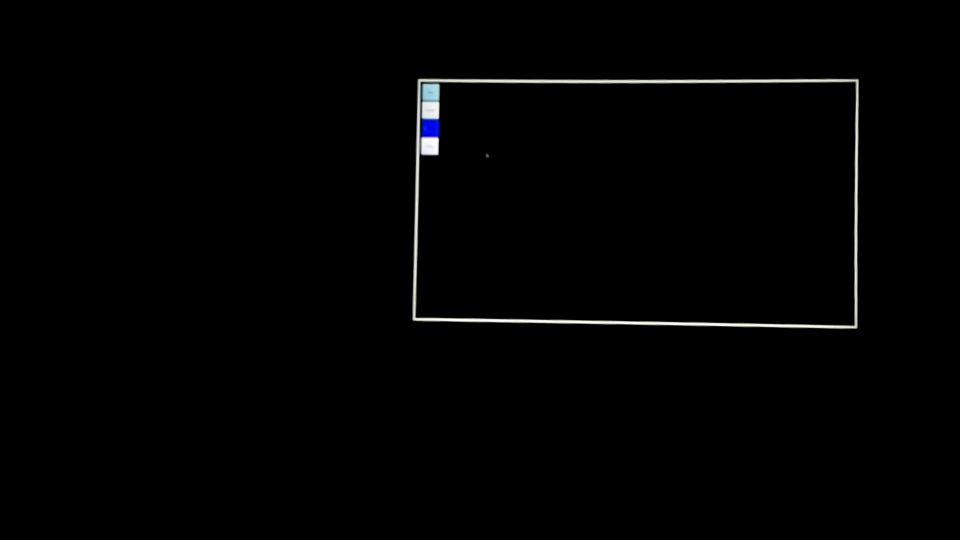
#> input picture frame 41 of whiteboardView/lights.mp4, 1920 x 1080 px, given in place of projtest5.h264, which was not available (shown at 1/2 size)
$ python findLED.py
#> lines starting #> are read from the running program, lines starting #| are printed output that depends on the picture; after the words box and inside, x2 and y2 are one past the last pixel; in counts of white or black regions, pixels touching at a corner belong together; pictures that were not available may be replaced by others from this repository, and a replacement may not be noted
#> further down, img is the input picture: shape (1080, 1920, 3); mean B, G, R 2.4, 2.3, 2.3
import cv2
import numpy as np
from matplotlib import pyplot as plt


def templateMatch(img, template, method):
	res = cv2.matchTemplate(img, template, method)
	min_val ,max_val, min_loc, max_loc = cv2.minMaxLoc(res)
	top_left = max_loc
	bottom_right = (top_left[0] + w, top_left[1] + h)
	cv2.rectangle(img, top_left, bottom_right,255,2)
	return img

def detectCircle(img):
	circles = cv2.HoughCircles(img,cv2.HOUGH_GRADIENT, 10, 200, param1=80, param2=50, minRadius=5, maxRadius=30)
	if circles is not None:
		circles = np.round(circles[0,:]).astype("int")
	else:
		return []
	return circles
	for circle in circles:
		return circle

def addEdges(img):
	edges = cv2.Canny(img,50,25)
	return edges
	img = cv2.addWeighted(img, .7, edges, .3,0)
	return img

def brighten(img, value):
	hsv=cv2.cvtColor(img,cv2.COLOR_BGR2HSV)
	hsv[:,:,2]+=value
	img=cv2.cvtColor(hsv,cv2.COLOR_HSV2BGR)
	return img

def darken(img, value):
	hsv=cv2.cvtColor(img,cv2.COLOR_BGR2HSV)
	hsv[:,:,2]-=value
	img=cv2.cvtColor(hsv,cv2.COLOR_HSV2BGR)
	return img

def threshold(img):
	#eh, img = cv2.threshold(img,127,255,cv2.THRESH_BINARY)
	img = cv2.adaptiveThreshold(img,255,cv2.ADAPTIVE_THRESH_GAUSSIAN_C,cv2.THRESH_BINARY,11,2)
	return img

def colorSelect(img):
	hsv = cv2.cvtColor(img, cv2.COLOR_BGR2HSV)
#> hsv: shape (1080, 1920, 3); mean H, S, V 1.1, 1.7, 2.5
	lower_white = np.array([0,0,150])
	upper_white = np.array([20,20,255])
	mask = cv2.inRange(hsv, lower_white, upper_white)
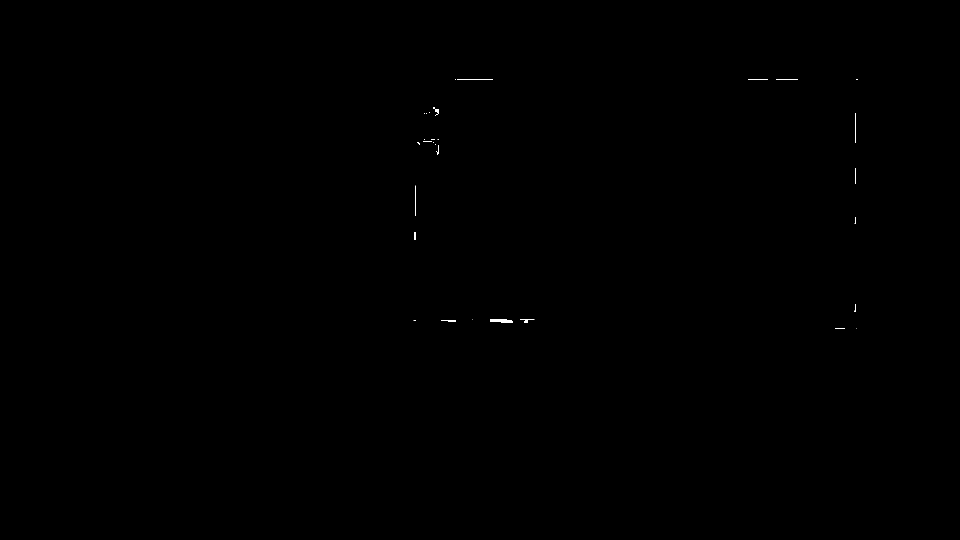
#> mask: shape (1080, 1920) (shown at 1/2 size); 0.05% white; 31 white regions (15 under 20 px), largest, box (x1, y1, x2, y2) and area: (980, 638, 1026, 645) 260, (866, 214, 878, 232) 88, (882, 640, 912, 643) 76
	return cv2.bitwise_and(img,img, mask= mask)

# [13 lines of commented-out code are left out]
cap = cv2.VideoCapture('/home/mitch/opencv_workspace/findLED/projtest5.h264')

ret, img = cap.read()
cv2.waitKey(50)
while ret:
	#shows imaged with matching template
	img2 = colorSelect(img)
	circles = detectCircle(cv2.cvtColor(img2, cv2.COLOR_BGR2GRAY))
#> in detectCircle, `circles = cv2.HoughCircles(img,cv2.HOUGH_GRADIENT, 10, 200, param1=80,..`: circles = [[855, 295, 23], [1565, 135, 24], [895, 655, 17], [975, 135, 24]]
	for x,y,r in circles:
		img = cv2.circle(img, (x,y),r,(0,250,0),2)
#> this loop made 4 passes
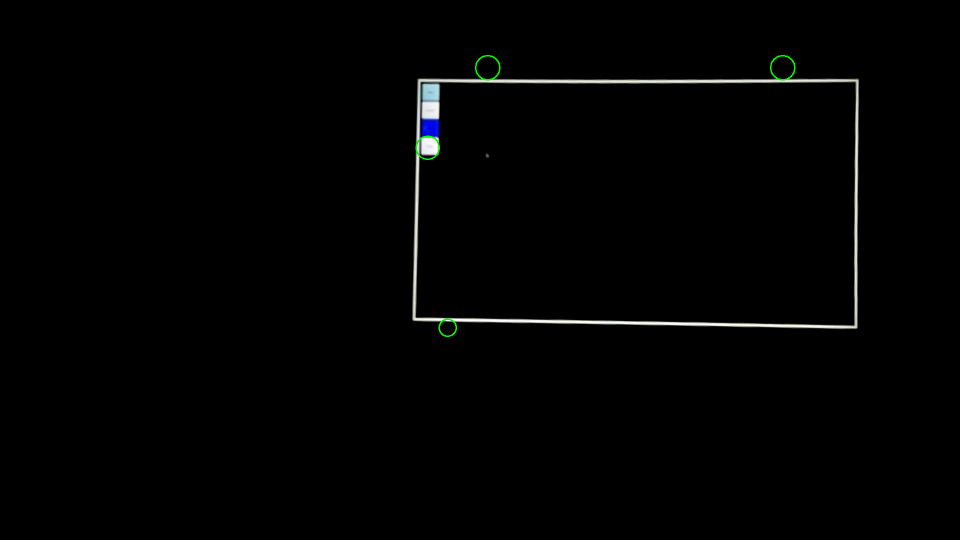
#> img: shape (1080, 1920, 3) (shown at 1/2 size); mean B, G, R 2.3, 2.5, 2.2


	cv2.imshow('video',img)
	cv2.waitKey(10)
	ret, img = cap.read()


#cap.release()
cv2.destroyAllWindows()

$ run again, starting later in the video
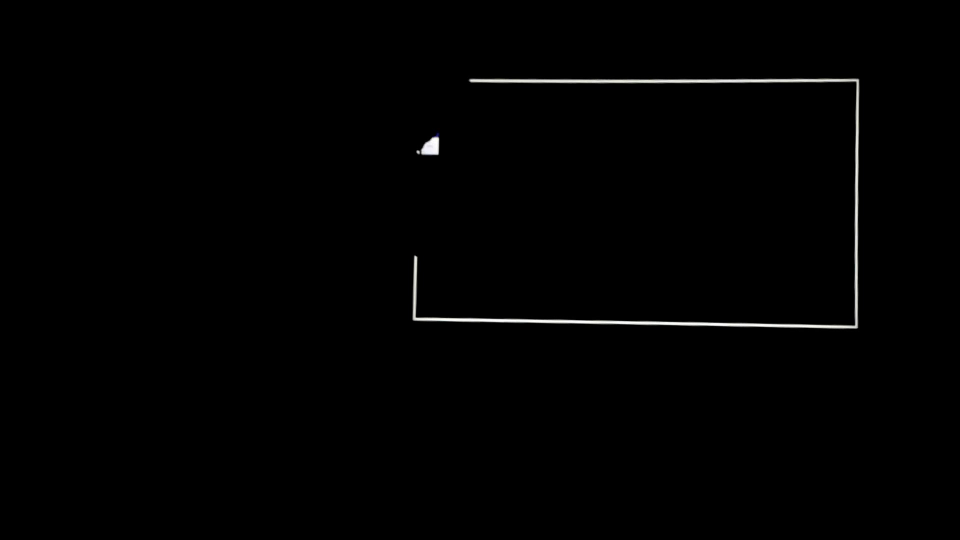
#> input picture frame 186 of whiteboardView/lights.mp4, 1920 x 1080 px, given in place of projtest5.h264, which was not available (shown at 1/2 size)
#> img is the input picture: shape (1080, 1920, 3); mean B, G, R 1.7, 1.7, 1.7
#> hsv: shape (1080, 1920, 3); mean H, S, V 0.6, 0.9, 1.7
#> in colorSelect, `mask = cv2.inRange(hsv, lower_white, upper_white)`:
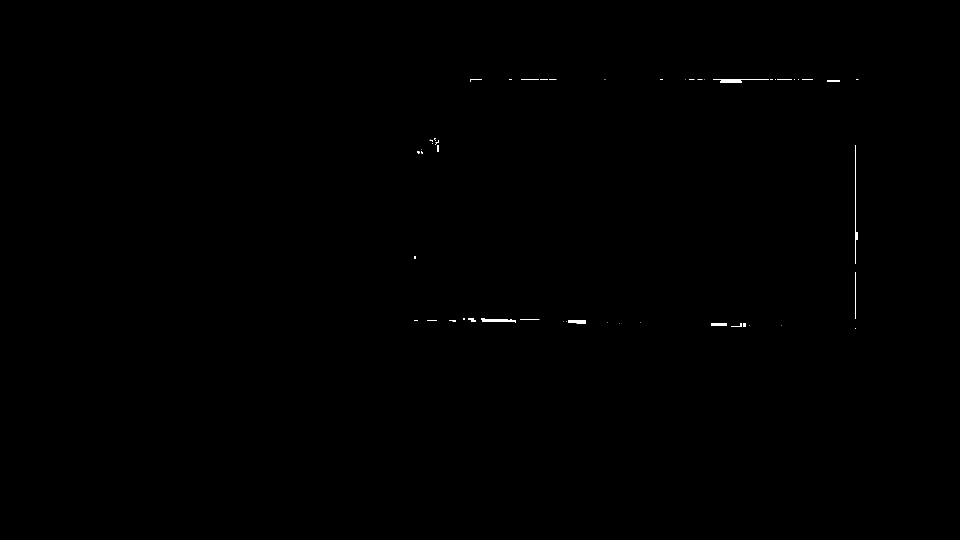
#> mask: shape (1080, 1920) (shown at 1/2 size); 0.12% white; 52 white regions (32 under 20 px), largest, box (x1, y1, x2, y2) and area: (1710, 290, 1716, 528) 398, (962, 637, 1032, 645) 389, (1426, 159, 1538, 165) 324
#> in detectCircle, `circles = cv2.HoughCircles(img,cv2.HOUGH_GRADIENT, 10, 200, param1=80,..`: circles = [[855, 295, 22], [1465, 145, 24], [1735, 435, 24], [1065, 615, 24], [1475, 645, 12], [1665, 145, 17]]
#> the loop `for x,y,r in circles:` made 6 passes
#> after the loop `for x,y,r in circles:`:
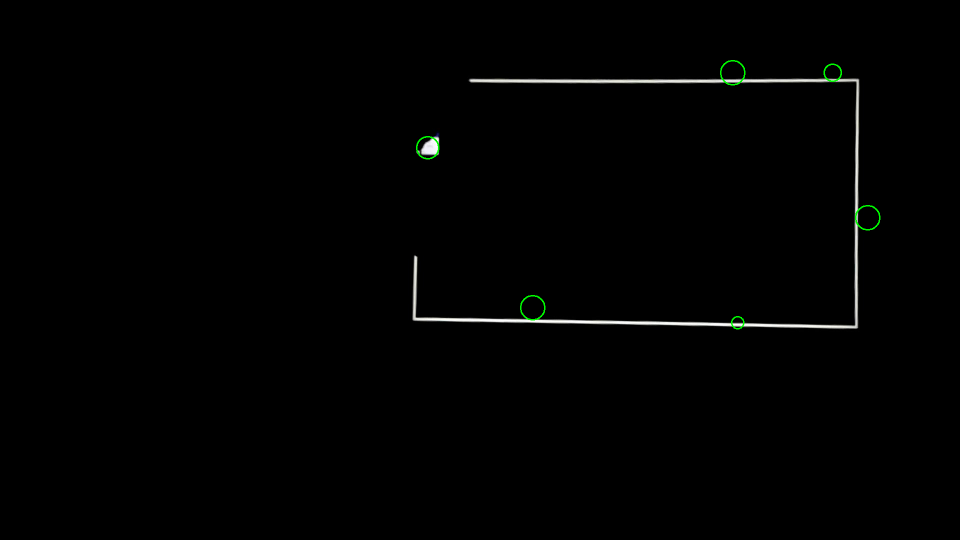
#> img: shape (1080, 1920, 3) (shown at 1/2 size); mean B, G, R 1.6, 1.9, 1.7

$ run again, starting later in the video
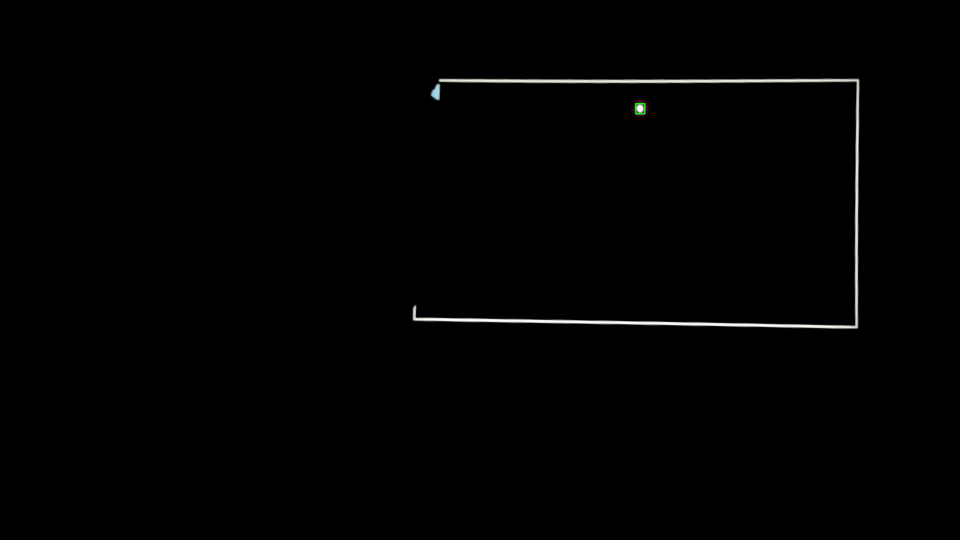
#> input picture frame 332 of whiteboardView/lights.mp4, 1920 x 1080 px, given in place of projtest5.h264, which was not available (shown at 1/2 size)
#> img is the input picture: shape (1080, 1920, 3); mean B, G, R 1.6, 1.6, 1.6
#> hsv: shape (1080, 1920, 3); mean H, S, V 0.7, 1.1, 1.7
#> in colorSelect, `mask = cv2.inRange(hsv, lower_white, upper_white)`:
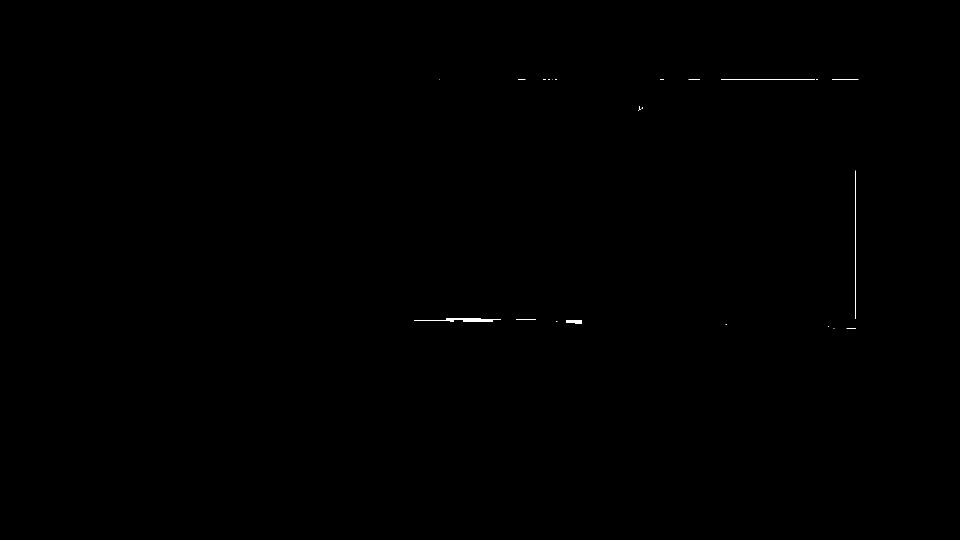
#> mask: shape (1080, 1920) (shown at 1/2 size); 0.08% white; 24 white regions (17 under 20 px), largest, box (x1, y1, x2, y2) and area: (828, 636, 1002, 644) 630, (1710, 341, 1712, 638) 360, (1442, 158, 1630, 160) 207
#> in detectCircle, `circles = cv2.HoughCircles(img,cv2.HOUGH_GRADIENT, 10, 200, param1=80,..`: circles = [[1535, 135, 24], [1735, 495, 24], [915, 615, 24], [1145, 625, 23]]
#> the loop `for x,y,r in circles:` made 4 passes
#> pass 3, `img = cv2.circle(img, (x,y),r,(0,250,0),2)`:
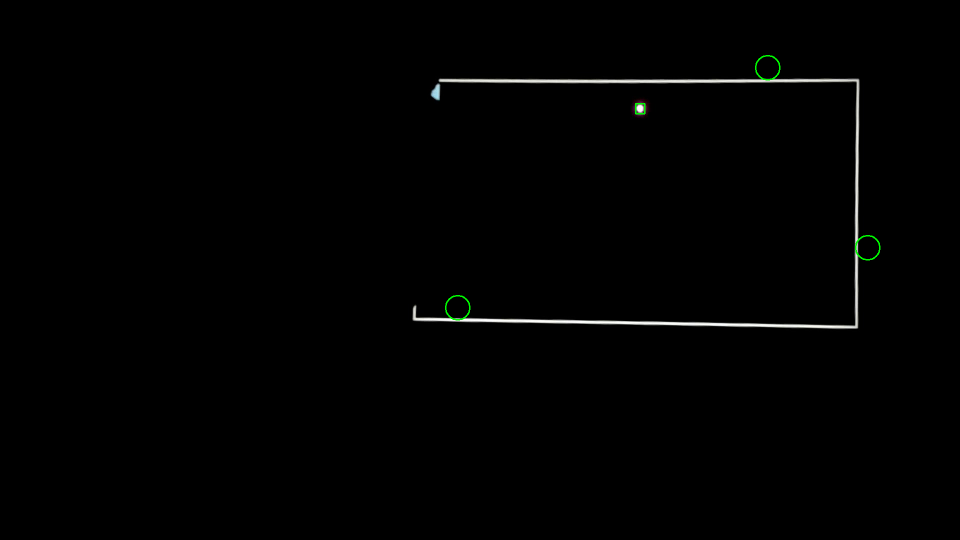
#> img: shape (1080, 1920, 3) (shown at 1/2 size); mean B, G, R 1.6, 1.8, 1.6
